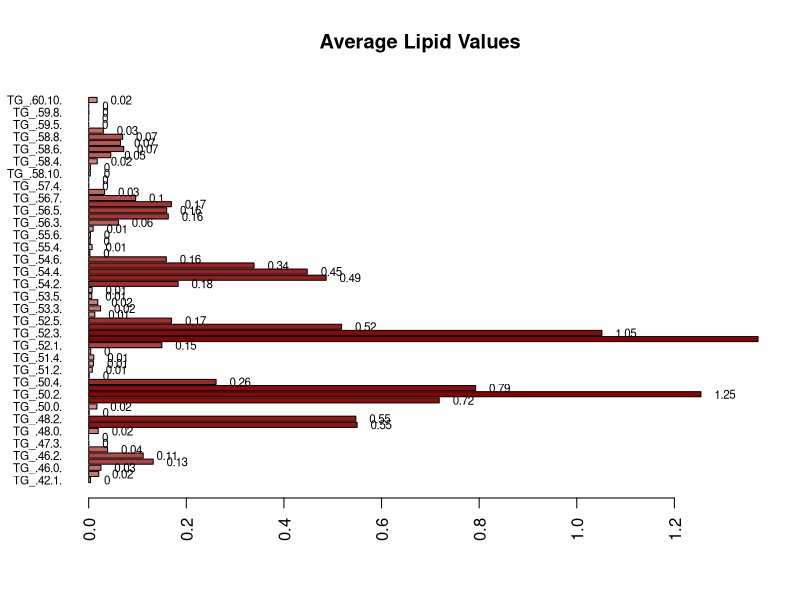

The R source for this figure:
## packages ####################################################################

library(tidyr)
library(dplyr)

## Data given in .xlsx format ##################################################

setwd("C:/Users/jamsu/OneDrive - Cardiff University/University/Masters/Big Data Biology/Modules/Dissertation/R Programme/Dissertation/test_data")

################################################################################
## data provided to the client #################################################
################################################################################

raw_data <- read.csv("raw_data_1.csv", header = T) # reading in the raw data

names(raw_data)[c(1,2,3,4,5)] <- c("Filename", "CMaLL Sample Name", "Group", "code", "Cell Count") # renaming columns

raw_data <- raw_data[-1,] # deleting the first row 

raw_data$code <- NULL # deleting 'code' column

raw_data$`Cell Count` <- NULL # deleting 'Cell count' column

#View(raw_data) # viewing raw data 

summary(raw_data) # summary of results

str(raw_data) # looking at data structure. They were all characters here.

raw_data[, 4:ncol(raw_data)] <- lapply(raw_data[, 4:ncol(raw_data)], function(x)
as.numeric(as.character(x))) # changing columns 4-n in raw data to numeric variables

sum(is.na(raw_data[, 4:ncol(raw_data)])) # checking that no NA values were introduced by coercion

str(raw_data) # checking the structure again

summary(raw_data) # summarising the data 

summary(raw_data[, 4:10]) # summaries for a subset of data

##### setting row names to sample names (not decided long term) and deleting all columns other than lipids tested. ##############################################

raw_data_lipids <- raw_data # copying the data frame to manipulate

rownames(raw_data_lipids) <- raw_data_lipids[[2]] # renaming the row names as the sample names

raw_data_lipids <- raw_data_lipids[, -(1:2)] # Deleting columns 1-2/3 to just keep the lipid data and remove unnecessary metadata. To 2 is keeping grouping, to 3 is without grouping.

duplicated_columns <- duplicated(as.list(raw_data_lipids)) # creates logical list of whether any columns are completely duplicated values

any(duplicated_columns) # tells you if any in the list are true

################################################################################
## lipids tested for the client ################################################
################################################################################

lipids_tested <- read.csv("lipids_tested_1.csv", header = T) # reading in the list of lipids tested
#View(lipids_tested)

lipids_tested <- lipids_tested %>% 
  pivot_longer(
    cols = everything(),
    names_to = "family",
    values_to = "lipid"
  ) %>% 
  filter(!is.na(lipid)) # putting all column values (lipid) into rows with their associated column name (family)

lipids_tested <- lipids_tested[order(lipids_tested$family), ] # ordering the lipid families alphabetically

summary(lipids_tested) # 4318 rows with empty lipid cells

lipids_tested <- lipids_tested[!(is.na(lipids_tested$lipid) | lipids_tested$lipid == ""), ] # getting rid of the rows without relevant lipids attached (i.e. blank cells for lipid names)

lipids_tested$lipid <- make.names(lipids_tested$lipid) # changing the (): characters to . to match the syntax of the column names in the other data frame.

#View(lipids_tested)
summary(lipids_tested) # 1602 rows without empty lipid cells

## checking for mismatched columns #############################################

#all_cols <- unique(unlist(lapply(raw_data_by_family, colnames))) 
#number_of_lipids_saved <- length(all_cols)  # total number of unique column names. Should be the same as the number of variables in the raw_data_lipids. If it's not then there is an issue with mismatched columns somewhere and the below script will help with figuring out where those are.

raw_data_columns <- colnames(raw_data_lipids) # saving all of the column names (lipids)
lipids <- lipids_tested$lipid # saving the names of all of the lipids tested.

unmatched_cols <- setdiff(raw_data_columns, lipids) # looking at how the two above lists match by outputting which ones didn't
number_unmatched <- length(unmatched_cols) # asking how many columns didn't match
print(unmatched_cols[1:number_unmatched]) # to tell me what the mismatched columns are

## subset data by lipid family #################################################

lipid_families <- split(lipids_tested$lipid, lipids_tested$family) # split the lipids by their family and save them as such

raw_data_by_family <- list() # creating an empty list to store the separated data frames

for(family in names(lipid_families)) {
  # Get lipid columns for this family
  cols <- lipid_families[[family]]
  
  # Only keep columns that actually exist in raw_data
  cols <- intersect(cols, colnames(raw_data_lipids))
  
  # Subset raw_data by these columns
  raw_data_by_family[[family]] <- raw_data[, cols, drop = FALSE]
} # the column numbers (489 added) do not match the number of columns in the raw data (500 columns) because of the mismatched columns previously detected. This means that this program will only separate columns in raw data that are identically found in the list of tested lipids. Anything named any differently will be ignored. Therefore, data could be lost this way and is something to be very careful of.

for(family in names(raw_data_by_family)) {
  assign(paste0("raw_data_", family), raw_data_by_family[[family]])
} # creating different data frames of the separated

## remove data frames with 0 variables before averaging ########################
## it causes issues with loops to keep them there and they are unnecessary #####

raw_data_names <- ls(pattern = "^raw_data_") # making a list of all the data frames I have with names starting 'raw_data_'

for (name in raw_data_names) {
  df <- get(name)
  
  if (is.data.frame(df) && ncol(df) == 0) {
    message("Removing empty data frame: ", name)
    rm(list = name, envir = .GlobalEnv)
  }
} # checking for empty data frames and removing them. This loops says, check for every name in the list I've made, get the data frame that's related to it, if the data frame has no columns then give a message that it's empty and then remove it. 

################################################################################
############ Primary data exploration ##########################################
################################################################################

## my idea is to firstly do this for one single lipid family to see what I'd like as an output and then loop this through all for the programme.

## below is the test using just 

## FIRSTLY: COMPARING THE AVERAGE VALUES OF EACH COLUMN (LIPID) WITHIN THE FAMILY

avg_row <- colMeans(raw_data_Triacyl.glycerols, na.rm = TRUE) # make a data frame with the average values

raw_data_Triacyl.glycerols <- rbind(raw_data_Triacyl.glycerols, Average = avg_row) # adding the average row to the original data frame

avg_values <- as.numeric(raw_data_Triacyl.glycerols["Average", ]) # removing the average values to plot

names(avg_values) <- colnames(raw_data_Triacyl.glycerols)

pal <- colorRampPalette(c("mistyrose", "darkred")) # creating the colour palette for bars
bar_colours <- pal(length(avg_values))[rank(avg_values)] # 

bp <- barplot(
  avg_values,
  main = "Average Lipid Values",
  horiz = TRUE,
  las = 2,                # Rotate x-axis labels
  cex.names = 0.7,        # Shrink label size if needed
  col = bar_colours
)

text(
  x = avg_values + max(avg_values) * 0.02,  # position slightly to the right
  y = bp,
  labels = round(avg_values, 2),            # round to 2 decimals
  cex = 0.7,
  adj = 0
)

## SECONDLY: COMPARING AVERAGE VALUES BETWEEN EXPERIMENTAL GROUPS

# this is dependent on having the groups back in the data frame

groupings <- raw_data_lipids[,1] # making a list of all the groupings associated with the data

raw_data_Triacyl.glycerols <- raw_data_Triacyl.glycerols[1:57,] # removing the average column so that the next step of binding has the same number of columns to work with 

TG_grouping <- cbind(groupings,raw_data_Triacyl.glycerols) # adding the groupings to the TG data specifically

# now ask R for averages for each group to compare. Use aggregate which splits data into specified groups, applies a function and then gives back a new data frame with the results of the function

TG_group_averages <- aggregate(. ~ groupings, data = TG_grouping, FUN = mean, na.rm = TRUE) # Asks for 'all other columns' against column 1 (groupings) in TG_grouping to be processed for their mean. This leaves 19 columns, one for each group. 

colnames(TG_group_averages)[1] <- "Group" # renaming the column to 'Group'

# I now want to compare these results

# firstly, I want to make a bar chart for all of them individually





